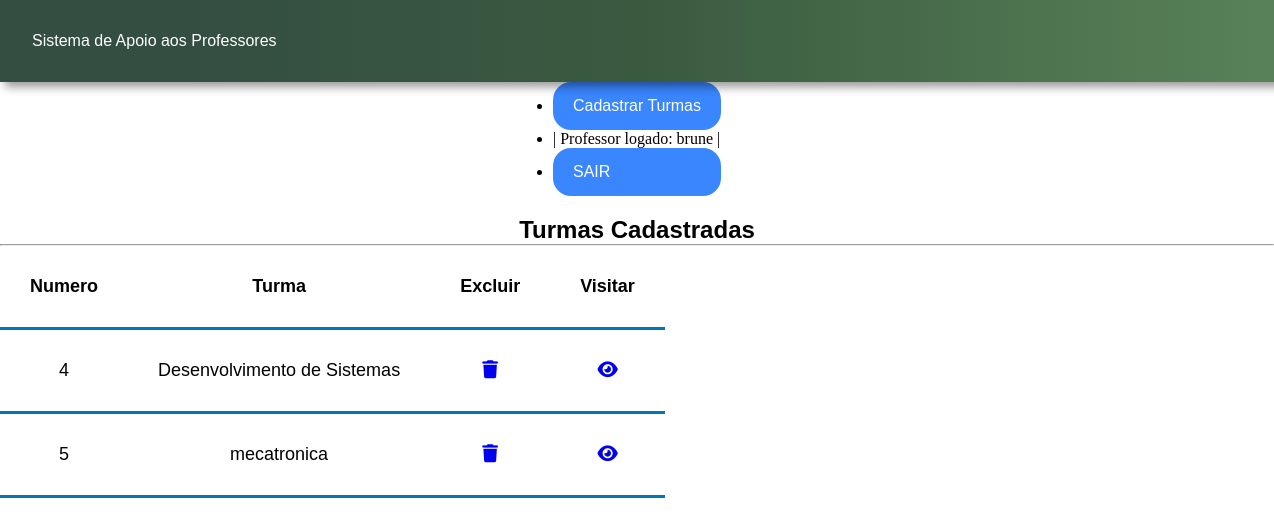
Screenshot of /lista_turma/5 with the database file from the repository.
### App_Escola/models.py (models this page shows, shortened)
class Professor(models.Model):
    nome = models.CharField(max_length=120)
    email = models.CharField(max_length=120)
    senha = models.CharField(max_length=64)

class Turma(models.Model):
    nome_turma = models.CharField(max_length=120)
    id_professor = models.ForeignKey(Professor, null=True, on_delete=models.PROTECT)

### App_Escola/views.py (the view)
# urls.py: path('lista_turma/<int:id_professor>', views.lista_turma, name='lista_turma'),
def lista_turma(request, id_professor):
    dados_professor = Professor.objects.filter(id=id_professor).values("nome", "id")
    usuario_logado = dados_professor[0]
    usuario_logado = usuario_logado['nome']
    id_logado = dados_professor[0]
    id_logado = id_logado['id']
    turmas_do_professor = Turma.objects.filter(id_professor=id_logado)
    return render(request, 'Cons_Turma_Lista.html',
                  {'usuario_logado':usuario_logado, 'turmas_do_professor':turmas_do_professor,
                   'id_logado':id_logado})

### App_Escola/templates/Cons_Turma_Lista.html (shortened to what this page needs)
{% load static %}
<!DOCTYPE html>
<html lang="en">
<head>
    <link rel="stylesheet" type="text/css" href="../static/css/cons_turma_lista.css">
</head>
<header class="login">
    <div class="fundo_menu">
        <div class="nome_sistema">
            Sistema de Apoio aos Professores
        </div>
    </div>
</header>
<nav class="menu">
    <ul>
       <li><a href="/cad_turma/{{id_logado}}">Cadastrar Turmas</a></li>
       <li> | Professor logado: {{usuario_logado}} | </a></li>
       <li><a href="../accounts/logout">SAIR</a></li>
    </ul>
</nav>
<body onLoad="login();">
    <div class="principal">
    <div class="container">
        <section class="enquadramento">
            <h1> Turmas Cadastradas</h1>
        </section>
        <hr>
        <table>
            <tr>
                <th>Numero</th>
                <th>Turma</th>
                <th>Excluir</th>
                <th>Visitar</th>
            </tr>
            {% for igs in turmas_do_professor %}
            <tr>
                <td style="text-align:center">{{igs.id}} </td>
                <td>{{igs.nome_turma}}</td>
                <td style="text-align:center"><a href="javascript:valida_excluir({{igs.id}})"><i class="fa-solid fa-trash"></i></a></td>
                <td style="text-align:center"><a href="{% url 'ver_atividades' id_turma=igs.id %}"><i class="fa-solid fa-eye"></i></a></td>
            </tr>
            {% endfor %}
        </table>
    </div>
    </div>
</body>
</html>

### App_Escola/static/css/cons_turma_lista.css (style rules this page uses)
* { margin: 0px; padding: 0px; }
body { width: 100%; }
.login { display: flex; width: 100%; padding: 4vh; align-items: center; font-family: "Roboto-Condensed", sans-serif; font-size: 16px; color: #ffff; background: linear-gradient(90deg, #344e41 14%, #3a5a40 48%, #588157 94%); filter: drop-shadow(5px 5px 5px rgba(0 0 0 / 40%)); }
.menu { display: flex; justify-content: center; align-items: center; padding: 0 10px 0 10px; }
.menu a { display: flex; padding: 15px 20px 15px 20px; border: none; background-color: #3a86ff; border-radius: 18px; color: white; font-family: "Roboto-Condensed", sans-serif; font-size: 16px; }
div h1 { display: flex; justify-content: center; align-items: center; font-family: "Roboto-Condensed", sans-serif; font-size: 24px; padding-top: 20px; }
table, th, td { border-collapse: collapse; padding: 30px; text-align: center; font-family: "Roboto-Condensed", sans-serif; font-size: 18px; border-bottom: 3px solid #0077b6; }
a { text-decoration: none; }

### rows the page displays
Professor: nome "brune"
Turma: id "4", nome_turma "Desenvolvimento de Sistemas"
Turma: id "5", nome_turma "mecatronica"
